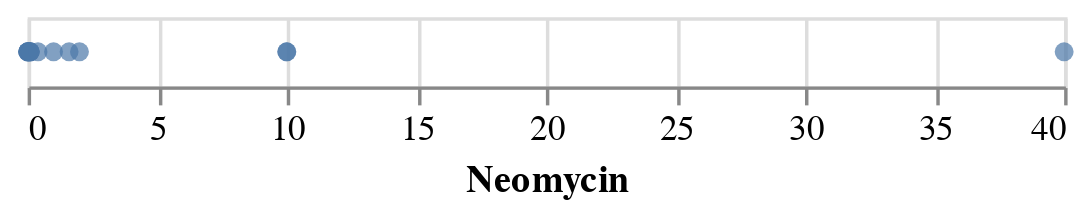

The cell this chart's notebook holds for it:
### Markdown cell above
### Plotting Antibiotic Resistance: Adjusting the Scale Type

Let's start by looking at a simple dot plot of the MIC for Neomycin.

### Code cell
alt.Chart(antibiotics).mark_circle().encode(
    alt.X('Neomycin:Q')
)

### Figure 1 — Vega-Lite specification as saved in the notebook (floating-point values rounded to 4 significant figures)
{"config": {"view": {"continuousWidth": 300, "continuousHeight": 300}}, "data": {"name": "data-8833440f737304311e72aeeffd7b9881"}, "mark": {"type": "circle"}, "encoding": {"x": {"field": "Neomycin", "type": "quantitative"}}, "$schema": "https://vega.github.io/schema/vega-lite/v5.8.0.json", "datasets": {"data-8833440f737304311e72aeeffd7b9881": [{"Bacteria": "Aerobacter aerogenes", "Penicillin": 870.0, "Streptomycin": 1.0, "Neomycin": 1.6, "Gram_Staining": "negative", "Genus": "other"}, {"Bacteria": "Bacillus anthracis", "Penicillin": 0.001, "Streptomycin": 0.01, "Neomycin": 0.007, "Gram_Staining": "positive", "Genus": "other"}, {"Bacteria": "Brucella abortus", "Penicillin": 1.0, "Streptomycin": 2.0, "Neomycin": 0.02, "Gram_Staining": "negative", "Genus": "other"}, {"Bacteria": "Diplococcus pneumoniae", "Penicillin": 0.005, "Streptomycin": 11.0, "Neomycin": 10.0, "Gram_Staining": "positive", "Genus": "other"}, {"Bacteria": "Escherichia coli", "Penicillin": 100.0, "Streptomycin": 0.4, "Neomycin": 0.1, "Gram_Staining": "negative", "Genus": "other"}, {"Bacteria": "Klebsiella pneumoniae", "Penicillin": 850.0, "Streptomycin": 1.2, "Neomycin": 1.0, "Gram_Staining": "negative", "Genus": "other"}, {"Bacteria": "Mycobacterium tuberculosis", "Penicillin": 800.0, "Streptomycin": 5.0, "Neomycin": 2.0, "Gram_Staining": "negative", "Genus": "other"}, {"Bacteria": "Proteus vulgaris", "Penicillin": 3.0, "Streptomycin": 0.1, "Neomycin": 0.1, "Gram_Staining": "negative", "Genus": "other"}, {"Bacteria": "Pseudomonas aeruginosa", "Penicillin": 850.0, "Streptomycin": 2.0, "Neomycin": 0.4, "Gram_Staining": "negative", "Genus": "other"}, {"Bacteria": "Salmonella (Eberthella) typhosa", "Penicillin": 1.0, "Streptomycin": 0.4, "Neomycin": 0.008, "Gram_Staining": "negative", "Genus": "Salmonella"}, {"Bacteria": "Salmonella schottmuelleri", "Penicillin": 10.0, "Streptomycin": 0.8, "Neomycin": 0.09, "Gram_Staining": "negative", "Genus": "Salmonella"}, {"Bacteria": "Staphylococcus albus", "Penicillin": 0.007, "Streptomycin": 0.1, "Neomycin": 0.001, "Gram_Staining": "positive", "Genus": "Staphylococcus"}, {"Bacteria": "Staphylococcus aureus", "Penicillin": 0.03, "Streptomycin": 0.03, "Neomycin": 0.001, "Gram_Staining": "positive", "Genus": "Staphylococcus"}, {"Bacteria": "Streptococcus fecalis", "Penicillin": 1.0, "Streptomycin": 1.0, "Neomycin": 0.1, "Gram_Staining": "positive", "Genus": "Streptococcus"}, {"Bacteria": "Streptococcus hemolyticus", "Penicillin": 0.001, "Streptomycin": 14.0, "Neomycin": 10.0, "Gram_Staining": "positive", "Genus": "Streptococcus"}, {"Bacteria": "Streptococcus viridans", "Penicillin": 0.005, "Streptomycin": 10.0, "Neomycin": 40.0, "Gram_Staining": "positive", "Genus": "Streptococcus"}]}}
